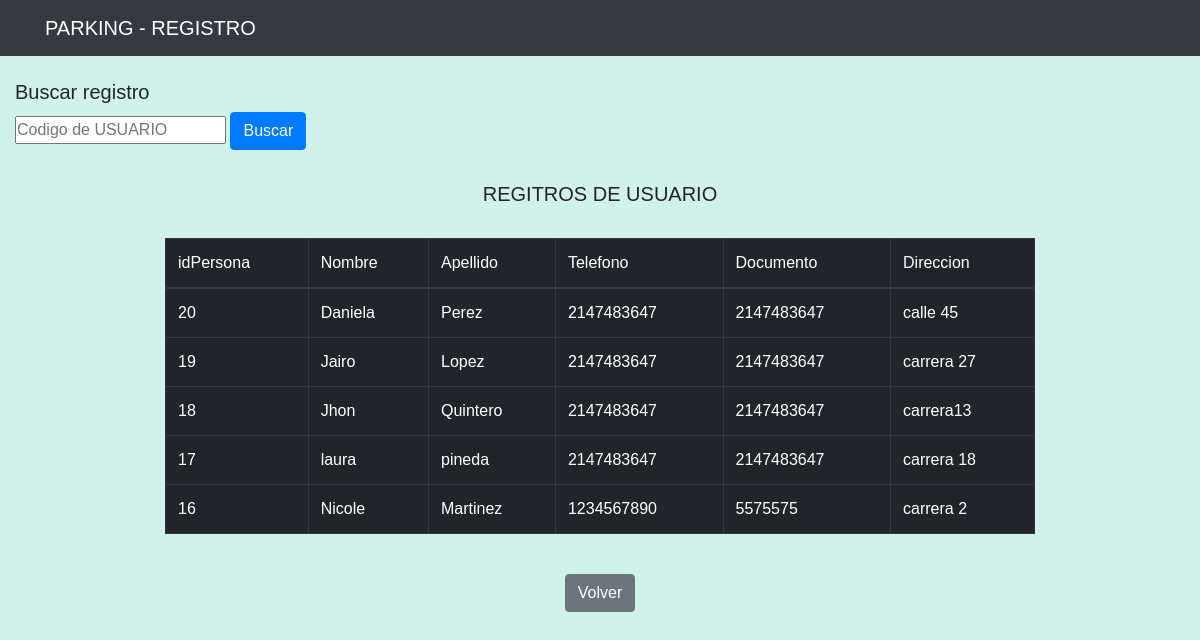
The page /buscar.php on the database its author committed.
### tables this page shows
CREATE TABLE `persona` (
  `idPersona` int(10) NOT NULL,
  `Nombre` varchar(100) NOT NULL,
  `Apellido` varchar(20) NOT NULL,
  `Telefono` int(10) NOT NULL,
  `num_documento` int(10) NOT NULL,
  `Direccion` varchar(20) NOT NULL
);

### buscar.php (the view)
<?php include("include/header.php") ?>
<html lang="es">
<body>
    <div class="col-md-4">
        <br><h5>Buscar registro</h5>
        <div class="form-group mb-2">
        <form action="buscar.php" method="POST">
            <input class="form" type="text" name="buscar" id="" placeholder="Codigo de USUARIO">
            <input class="btn btn-primary" type="submit" value="Buscar">
        </form>
        </div>
    </div><br>
    <center>
        <div class="col-md-9">
            <table class="table table-bordered table-dark">
                <thead>
                    <tr>
                        <h5>REGITROS DE USUARIO</h5><br>
                        <td>idPersona</td>
                        <td>Nombre</td>
                        <td>Apellido</td>
                        <td>Telefono</td>
                        <td>Documento</td>
                        <td>Direccion</td>
                    </tr>
                </thead>
                <tbody>
                    <?php
                    $buscar = $_POST['buscar'];
                    $cnx = mysqli_connect("localhost", "root", "", "parqueadero");
                    $sql = "SELECT *  FROM persona WHERE idPersona like '$buscar' '%' order by idPersona desc";
                    $rta = mysqli_query($cnx, $sql);
                    while ($mostrar = mysqli_fetch_row($rta)) {
                        ?>
                        <tr>
                            <td><?php echo $mostrar[0] ?></td>
                            <td><?php echo $mostrar[1] ?></td>
                            <td><?php echo $mostrar[2] ?></td>
                            <td><?php echo $mostrar[3] ?></td>
                            <td><?php echo $mostrar[4] ?></td>
                            <td><?php echo $mostrar[5] ?></td>
                        </tr>
                        <?php
                    }
                    ?>
                </tbody>
            </table>
        </div>
    </center>
    <center><br><a class="btn btn-secondary" href="index.php" role="button">Volver</a></center>
</body>
</html>
<?php include("include/footer.php") ?>

### css/estilos.css (style rules this page uses)
* { margin: 0; padding: 0; box-sizing: border-box; font-family: 'Montserrat Alternates', sans-serif; }
body { height: 500px; background: #D1F2EB; background-repeat:no-repeat; background-position-x:center; background-position-y:center; background-size: 10rem; }

### rows shown on the page
persona: idPersona "20", Nombre "Daniela", Apellido "Perez", Telefono "2147483647", num_documento "2147483647", Direccion "calle 45"
persona: idPersona "19", Nombre "Jairo", Apellido "Lopez", Telefono "2147483647", num_documento "2147483647", Direccion "carrera 27"
persona: idPersona "18", Nombre "Jhon", Apellido "Quintero", Telefono "2147483647", num_documento "2147483647", Direccion "carrera13"
persona: idPersona "17", Nombre "laura", Apellido "pineda", Telefono "2147483647", num_documento "2147483647", Direccion "carrera 18"
persona: idPersona "16", Nombre "Nicole", Apellido "Martinez", Telefono "1234567890", num_documento "5575575", Direccion "carrera 2"
